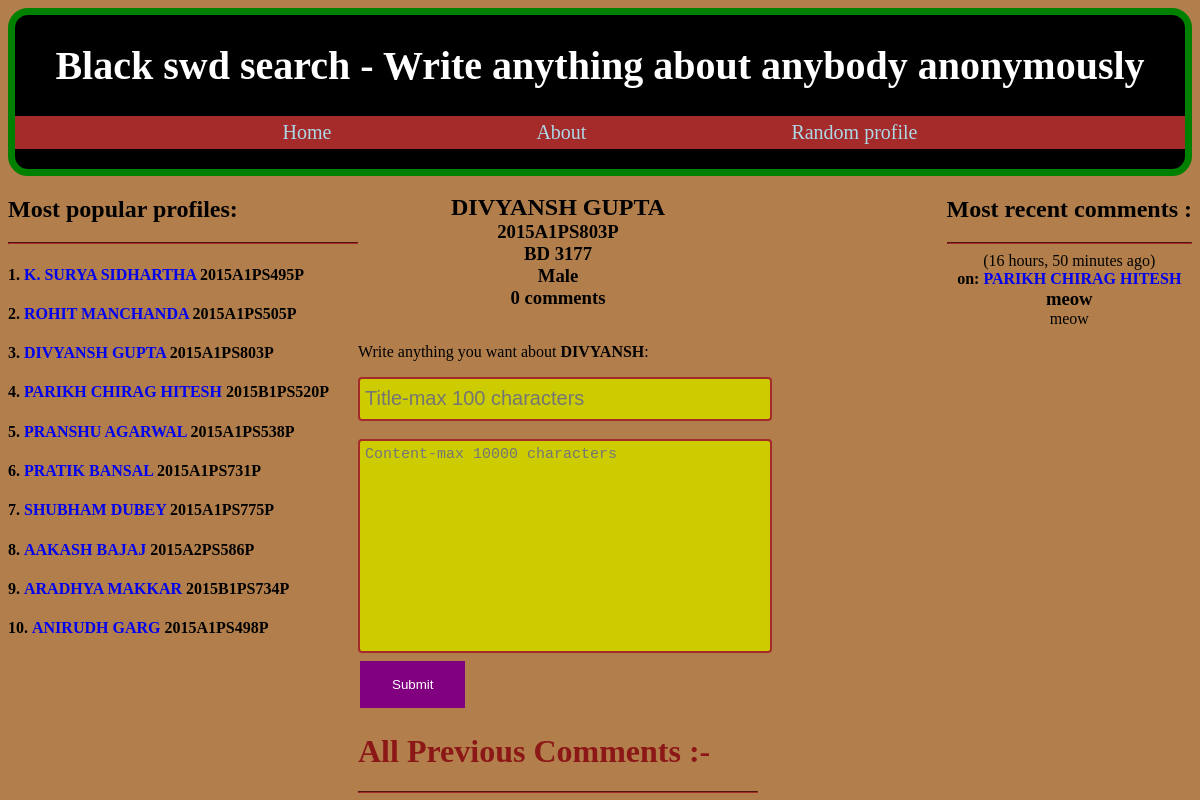
The app's page /2015A1PS803P with its own data.
### mainapp/models.py (models this page shows, shortened)
class Student(models.Model):
    name = models.CharField(max_length=128)
    room = models.IntegerField()
    idno = models.CharField(max_length=20)
    hostel = models.CharField(max_length=10)
    sex = models.BooleanField()
    views = models.IntegerField(default=0)
    number_of_comments = models.IntegerField(default=0)

class Comment(models.Model):
    student = models.ForeignKey(Student)
    title = models.TextField()
    content = models.TextField()
    created = models.DateTimeField(auto_now_add=True)
    def short_content(self):
        if len(self.content)>50:
            return self.content[0:50]+'...'
        else:
            return self.content
    def short_title(self):
        if len(self.title)>50:
            return self.title[0:50]+'...'
        else:
            return self.title

### mainapp/views.py (the view, shortened to what this page needs)
# urls.py: url(r'([\w]+)',views.profile),
def profile(request,meow):
    errors=[]
    student = get_object_or_404(Student,idno=meow)
    student.views+=1
    student.save()
    first=''
    for i in student.name:
        if i==' ':
            break
        else:
            first+=i
    comments = Comment.objects.filter(student=student).order_by('-created')
    n=len(comments)
    recent_comments = Comment.objects.all().order_by('-created')[0:10]
    top_profiles = Student.objects.all().order_by('-views')[0:10]
    dick = {'student':student,
    'first':first,
    'comments':comments,
    'n':n,
    'errors':errors,
    'recent_comments':recent_comments,
    'top_profiles':top_profiles
    }
    return render(request,'profile.html',dick)

### templates/profile.html (shortened to what this page needs)
<!DOCTYPE html>
<head>
</head>
<body>
  <header>
    <h1>Black swd search - Write anything about anybody anonymously</h1>
<ul id="ul">
<li id="li"><a href="/" id="meow">Home</a></li>
<li id="li"><a href="/about" id="meow">About</a></li>
<li id="li"><a href="/random" id="meow">Random profile</a></li>
</ul>
  </header>
  <div class="popular_profiles">
  <h2>Most popular profiles: </h2>
  <hr style="border-color:brown;" >
  <ol class="test">
  {% for profile in top_profiles %}
  <h4><li id="test"><a href="/{{profile.idno}}">{{profile.name}}</a> {{profile.idno}} </li></h4>
  {% endfor %}
  </ol>
  </div>
<div class="profile_specific_stuff">
<br>
<h2 style="margin:0 ;text-align:center" >{{student.name}}</h2>
<h3 style="margin:0 ;text-align:center" >{{student.idno}}</h3>
<h3 style="margin:0 ;text-align:center" >{{student.hostel}} {{student.room}}</h3>
<h3 style="margin:0 ;text-align:center" >{%if student.sex%} Male {%else%}Female {%endif%}</h3>
<h3 style="margin:0 ;text-align:center" >{{n}} comments</h3>
<br>
<p>Write anything you want about <b>{{first}}</b>: </p>
<form method='POST' autocomplete="off">
  <input style="width:100%;height:30px;font-size:20px;padding: 5px 5px; border: 2px solid brown;
  border-radius: 4px;background-color:#CCCC00;"type="text" required name="title" maxlength="100" placeholder="Title-max 100 characters">
  <br><br>
  <textarea style="width:100%;height:200px;font-size:15px;padding: 5px 5px;border: 2px solid brown;
  border-radius: 4px;background-color:#CCCC00;resize:none;" required maxlength="10000" name="content" placeholder="Content-max 10000 characters"></textarea>
  <br>
    <input type="submit" style="
    background-color: purple;
    border: none;
    color: white;
    padding: 16px 32px;
    text-decoration: none;
    margin: 4px 2px;
    cursor: pointer;
  "><br>
</form>
<h1 style="color:#8C1717"> All Previous Comments :- </h1><hr style="border-color:brown">
</div>
<div class="recent_comments">
<h2>Most recent comments : </h2>
<hr style="border-color:brown">
{% for comment in recent_comments %}
({{comment.created|timesince}} ago)<br>
<b>on: <a href="/{{comment.student.idno}}">{{comment.student.name}}</a></b>
<h3 style="margin:0">{{comment.short_title}} </h3>
{{comment.short_content}} <br><br>
<br>
{% endfor %}
</div>
</body>

### templates/profile.html (style rules this page uses)
body { background: #b27f4c; }
header { text-align: center; background: black; color: white; font-size: 20px; margin:0px; border: 7px solid green; border-radius: 20px; }
#meow { color:#ADD8E6; }
a { text-decoration: none; }
#ul { padding:5px; background:brown; }
#li { display:inline; padding:0px 100px 0px 100px; }
div { display: inline; }
.popular_profiles { float:left; width:350px; }
.recent_comments { float:right; text-align: center; }
.profile_specific_stuff { float:left; width:400px; word-wrap:break-word; }
.test { list-style-position: inside; padding-left:0; }

### records on screen
Student: name "K. SURYA SIDHARTHA", idno "2015A1PS495P"
Student: name "ROHIT MANCHANDA", idno "2015A1PS505P"
Student: name "DIVYANSH GUPTA", idno "2015A1PS803P", hostel "BD", room "3177"
Student: name "PARIKH CHIRAG HITESH", idno "2015B1PS520P"
Student: name "PRANSHU AGARWAL", idno "2015A1PS538P"
Student: name "PRATIK BANSAL", idno "2015A1PS731P"
Student: name "SHUBHAM DUBEY", idno "2015A1PS775P"
Student: name "AAKASH BAJAJ", idno "2015A2PS586P"
Student: name "ARADHYA MAKKAR", idno "2015B1PS734P"
Student: name "ANIRUDH GARG", idno "2015A1PS498P"
Comment: created "16 hours, 50 minutes", student.name "PARIKH CHIRAG HITESH", short_title "meow", short_content "meow"

### other values on screen
{{ n }} "0"
{{ first }} "DIVYANSH"
